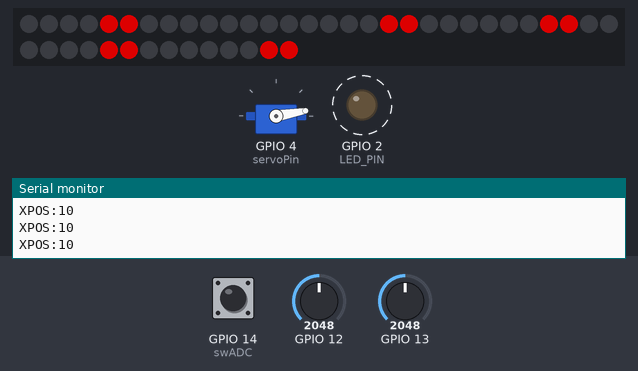
Bench run of a sketch on a simulated ESP32. Shown: 44 RGB LEDs in strip order, left to right, continuing on the next row, servo, output pins drawn as LEDs (lit = HIGH), the last lines printed to the serial monitor. Dashed ring = blinking. Inputs (shaded band) come from the test bench; at power-on: GPIO 12 = 2048, GPIO 14 (swADC) LOW, GPIO 13 = 2048. Dim RGB values are drawn brighter than linear.

Above: at 1.2 s.
1.3 s: GPIO 12 set to 3431
2.9 s: GPIO 12 set to 3526
At 3.07 s:
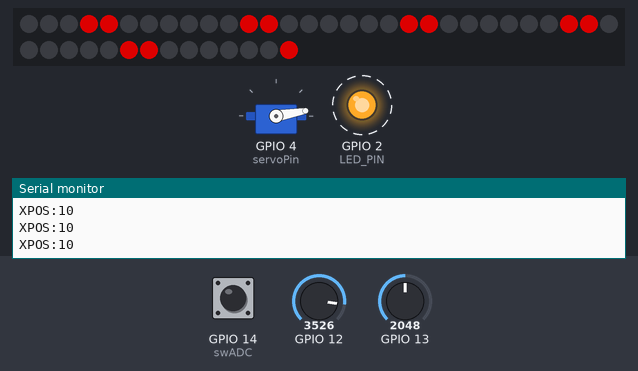
At 3.81 s:
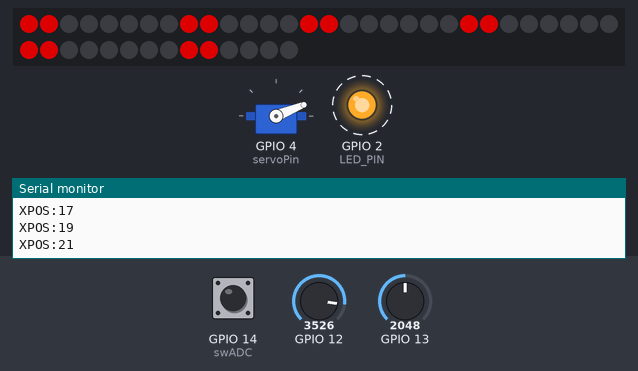
5.6 s: GPIO 12 set to 2866
At 6.6 s:
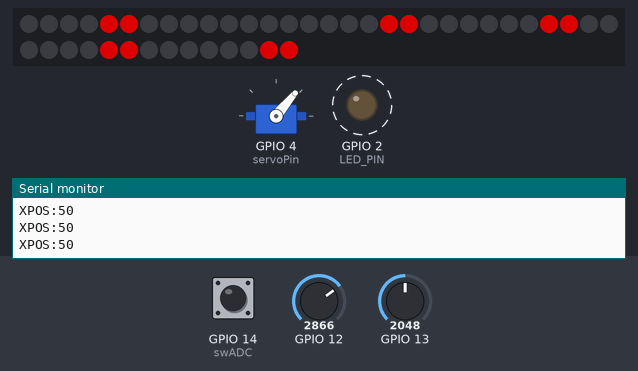
7.3 s: GPIO 14 (swADC) pulled HIGH for 0.15 s
8.0 s: GPIO 12 set to 3540
At 9.17 s:
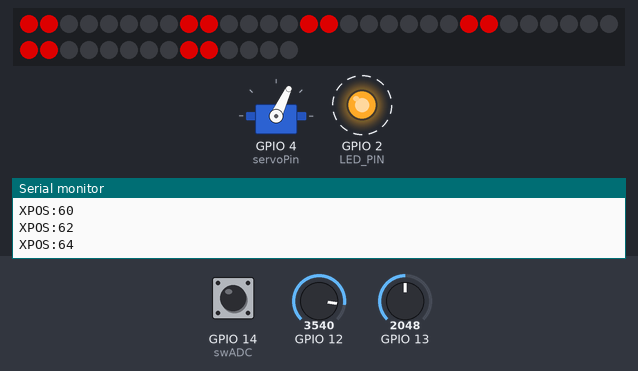
10.5 s: GPIO 14 (swADC) pulled HIGH for 1 s
Timing chart, 0 to 15.6 s (numbered marks = the images above; inputs shaded):
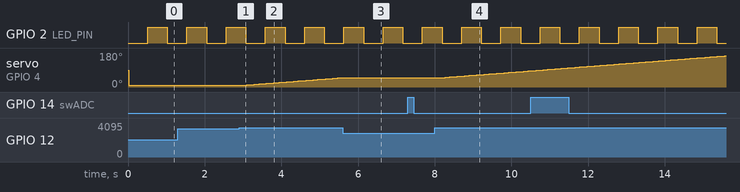

Measured:
- after the input at 2.9 s, servo on GPIO 4 (servoPin): moves from 10° to 50° over 2.5 s, starting after 0.20 s
- after the input at 5.6 s, servo on GPIO 4 (servoPin): stays 50° (without the input it goes to 51° after 0.07 s)
- after the input at 8.0 s, servo on GPIO 4 (servoPin): moves from 50° to 85° over 2.2 s, starting after 0.27 s
- by itself, GPIO 2 (LED_PIN): alternates HIGH for 0.51 s and LOW for 0.51 s

The sketch:

techPriest.ino
```cpp
#include <ESP32Servo.h>
#include <NeoPixelBus.h>

// Digital IO pin connected to the button. This will be driven with a
// pull-up resistor so the switch pulls the pin to ground momentarily.
// On a high -> low transition the button press logic will execute.

#define PIXEL_COUNT 44  // Number of NeoPixels
#define SHORT_PRESS_DURATION 250
#define LONG_PRESS_DURATION 1000
#define DEBOUNCE_TIMING 20

// Declare variables to store the button state and press time
int buttonState = LOW;
unsigned long pressTime = 0;
unsigned long lastLoopTime = 0;

// Define the LED pin
#define LED_PIN 2

// Define the filter order
#define FILTER_ORDER 16
#define xADC 12
#define yADC 13
#define swADC 14
#define PIXEL_PIN    15  // Digital IO pin connected to the NeoPixels.

int servoPin = 4;


Servo myservo;  // create servo object to control a servo
// 16 servo objects can be created on the ESP32

// Declare our NeoPixel strip object:
// Demonstrating the use of the first four channels, but the method used allows for eight
//NeoPixelBus<NeoBgrFeature, NeoEsp32I2s1X8Ws2811Method> strip1(10, 15); // note: older WS2811 and longer strip
NeoPixelBus<NeoGrbFeature, NeoEsp32I2s1X8Ws2812xMethod> strip1(PIXEL_COUNT, PIXEL_PIN); // note: modern WS2812 with letter like WS2812b

boolean oldState = HIGH;
uint8_t     mode     = 0;    // Currently-active animation mode, 0-9


// Create an array to store the sensor readings
u_int16_t xReadings[FILTER_ORDER];
u_int16_t yReadings[FILTER_ORDER];
u_int8_t filterIndex[2]; //Increase for number of ADCs

u_int32_t secCount = 0;
u_int32_t prevMilis[8]; //prev mil for each status
u_int32_t printMilis = 0;
u_int32_t lightMilis = 0;
u_int32_t lightCasePrint = 0;
u_int32_t servoMilis = 0;
u_int32_t posTimePrev = 0;
// Initialize the filter output
u_int16_t xfilteredOutput = 0;
u_int16_t yfilteredOutput = 0;
u_int16_t swfilteredOutput = 0;
u_int16_t xSum = 0;
u_int16_t ySum = 0;
u_int16_t prevLEDCount = 0;
u_int16_t milSecCount = 0;

u_int8_t ledState = 0;
u_int8_t status = 0;
u_int8_t ledBounce = 0;
u_int8_t servoBounce = 0;
u_int8_t offset = 0;
u_int8_t pos = 10;

bool ledSwitch = false;
bool servoSwitch = false;


// Create a timer object
TimerHandle_t timer;
#define LED 21

hw_timer_t *Timer0_Cfg = NULL;

void avg_flt (u_int8_t channel, u_int8_t *index, u_int16_t *sensorReadings, u_int16_t *filteredOutput, u_int16_t *sum )
{
  u_int16_t newReading = 0;
  // Get a new sensor reading

  newReading = analogRead(channel);

  // Add the new reading to the array
  *sum = *sum - sensorReadings[*index]; //remove oldest value from total
  sensorReadings[*index] = newReading;
  *sum += newReading;
  //Increment index and reset if buffer size is met
  (*index)++;
  if ((*index) > (FILTER_ORDER - 1))
    {
      *index = 0;
    }
  *filteredOutput = (*sum) >> 4; //divide by 16

}

void updateJoystick()
{
    avg_flt (xADC, &(filterIndex[0]), xReadings, &xfilteredOutput, &xSum);
    avg_flt (yADC, &(filterIndex[1]), yReadings, &yfilteredOutput, &ySum);
    //avg_flt (swADC, &(filterIndex[2]), swReadings, &swfilteredOutput, &swSum);
}

void blinker()
{
    u_int32_t newMilis = millis();
    if (newMilis - prevMilis[1] > 500)
    {
      prevMilis[1] = newMilis;
      ledState = !ledState;
      digitalWrite(LED_PIN, ledState);
    }
}

void printSensorInfo()
{
  /*
  Serial.print("X:");
  Serial.println(xfilteredOutput);
  Serial.print("Y:");
  Serial.println(yfilteredOutput);
*/
  Serial.print("XPOS:");
  Serial.println(pos);
}
void servoSweep()
{

    if (pos < 110 && servoBounce == false)
      {
        pos++;
        if (pos == 110)
          servoBounce = true;
      }
    else if (pos > 0 && servoBounce == true)
    {
        pos--;
        if (pos == 20)
          servoBounce = false;
      }
}
void servoMove()
{   u_int32_t servoNowTime = millis();
  if ((servoNowTime - servoMilis) >= 15)
  {
    servoMilis = servoNowTime;
    //servoSweep();

		myservo.write(pos);    // tell servo to go to position in variable 'pos'

  }
}

void lighting()
{

  // Check if state changed from high to low (button press).
  if(ledSwitch) {
      if(++mode > 5) mode = 0;
      clearLED();
      ledSwitch = false;
      prevLEDCount = 0;
      }
      mode = 4;              // Advance to next mode, wrap around after #8
  switch(mode) {           // Start the new animation...
    case 0:
      colorWipe( 0,   0,   0, 50, true);    // Black/off
      break;
    case 1:
      colorWipe(100,   0,   0, 50, true);    // Red
      break;
    case 2:
      colorWipe(0, 100,   0, 50, true);    // Green
      break;
    case 3:
      colorWipe( 0,   0, 100, 50, true);    // Blue
      break;
    case 4:
      spinningWheelsLED(150, 0, 0, 50); //
      break;
    case 5:
      spinningWheelsLED(0, 100, 0, 50); //
      break;
      }
}

void clearLED()
{
  for (int i = 0; i < strip1.PixelCount(); i++)
      {
        strip1.SetPixelColor(i, RgbColor (0, 0, 0));
      }
      strip1.Show();

}

// Fill strip pixels one after another with a color. Strip is NOT cleared
// first; anything there will be covered pixel by pixel. Pass in color
// (as a single 'packed' 32-bit value, which you can get by calling
// strip.Color(red, green, blue) as shown in the loop() function above),
// and a delay time (in milliseconds) between pixels.
void colorWipe(u_int8_t red, u_int8_t green, u_int8_t blue, uint32_t wait, bool bounce) {
  uint32_t newCall =  millis();
  if ((newCall - lightMilis) > wait)
  {

      if (bounce == false){
        if (strip1.PixelCount() > prevLEDCount)
        {
          strip1.SetPixelColor(prevLEDCount, RgbColor (red, green, blue));         //  Set pixel's color (in RAM)
          strip1.Show();                       //  Update strip to match
          prevLEDCount++;
          }
      }
      else if (bounce == true){
        if ((strip1.PixelCount() >= prevLEDCount) && (ledBounce == false)){
          strip1.SetPixelColor(prevLEDCount, RgbColor (red, green, blue));         //  Set pixel's color (in RAM)
          strip1.Show();                       //  Update strip to match
          prevLEDCount++;
        }
        else if ((prevLEDCount > 0) && (ledBounce == true)){
          strip1.SetPixelColor(prevLEDCount, RgbColor (0, 0, 0));         //  Set pixel's color (in RAM)
          strip1.Show();                       //  Update strip to match
          prevLEDCount--;
        }
        else{
          if (ledBounce == 1)
            strip1.SetPixelColor(prevLEDCount, RgbColor (0, 0, 0));
            strip1.Show();
          ledBounce = !ledBounce;
        }
      }

      lightMilis = newCall;
  }
}


void spinningWheelsLED(u_int8_t red, u_int8_t green, u_int8_t blue, uint32_t wait)
{
  uint32_t newCall =  millis();
  if ((newCall - lightMilis) > wait)
  {
    for (int z = 0; z < 44; z++) {
      uint32_t c = 0;
      if (((offset + z) & 7) < 2) {// 4 pixels on...
        strip1.SetPixelColor(   z, RgbColor (red, green, blue)); // First eye
        strip1.SetPixelColor(23 - z, RgbColor (red, green, blue)); // Second eye (flipped)
      }
      else{
        strip1.SetPixelColor(   z, RgbColor (0, 0, 0));
        strip1.SetPixelColor(23 - z, RgbColor (0, 0, 0));
      }
    }
    strip1.Show();
    offset++;
    if (offset > 44)
    {
      offset = 0;
    }
    lightMilis = newCall;
  }
}

void buttonReader()
{
    // Get the current time
  unsigned long currentTime = millis();

  // Calculate the elapsed time since the last loop iteration
  unsigned long elapsedTime = currentTime - lastLoopTime;


  int currentState = digitalRead(swADC);

  // Debounce the button
  if (currentState != buttonState && elapsedTime >= DEBOUNCE_TIMING) {
    buttonState = currentState;
      // Update the last loop time
  lastLoopTime = currentTime;
  }


  // Detect a short press
  if (buttonState == LOW && pressTime == 0) {
    pressTime = millis();
  }

  // Detect a long press
  if ((buttonState == LOW) && ((millis() - pressTime) >= LONG_PRESS_DURATION)) {

    // Reset the press time
    pressTime = 0;
    ledSwitch = false;
    servoSwitch = true;
  }

  // Detect a short press release
  if ((buttonState == HIGH && pressTime > 0) && ((millis() - pressTime) < SHORT_PRESS_DURATION)) {

    // Reset the press time
    pressTime = 0;
    ledSwitch = true;
    servoSwitch = false;
  }
}

void armPos(u_int16_t * filteredADC, u_int32_t wait)
{
  u_int32_t posTimeNow = millis();
  if ((*filteredADC > 3500 || *filteredADC < 500 ) && (posTimeNow - posTimePrev >= wait))
  {
    posTimePrev = posTimeNow;
    if (*filteredADC > 3500)
    {
      pos++;
      if (pos > 180)
        pos = 180;
    }
    else {
        pos--;
        if (pos <= 10)
          pos = 10;
    }

  }
}
// Define a callback function that will be called when the timer expires
void IRAM_ATTR Timer0_ISR()
{
  milSecCount+= 2;
  status++;
  if (status >= 8)
  {
    status = 0;
  }
  if (milSecCount >= 1000)
  {
    secCount++;
    milSecCount = 0;
  }

   switch (status) //2ms per status
  {
    case 0:
      updateJoystick();
      break;
    case 1:
      blinker();
      break;
    case 2:
      buttonReader();
      break;
    case 3:
      armPos(&xfilteredOutput, 50);
       break;
    case 4:
      break;
    case 5:
      break;
    case 6:
      break;
    case 7:
      break;
    default:
      break;
  }

}

void setup() {
  Serial.begin(115200);
     // Set up the LED pin as an output
  pinMode(LED_PIN, OUTPUT);

  Timer0_Cfg = timerBegin(1000000);
  timerAttachInterrupt(Timer0_Cfg, &Timer0_ISR);
  timerAlarm(Timer0_Cfg, 2000, true, 0); //2ms

  strip1.Begin();
  strip1.Show();  // Initialize all pixels to 'off'

  // Allow allocation of all timers
	//ESP32PWM::allocateTimer(0);
	myservo.setPeriodHertz(50);    // standard 50 hz servo
	myservo.attach(servoPin, 500, 3500); // attaches the servo on pin 18 to the servo object


  // Initialize the sensor readings array
  for (int i = 0; i < FILTER_ORDER; i++) {
    xReadings[i] = 0;
    yReadings[i] = 0;

  }
  for (int j = 0; j < 8; j++){
    prevMilis[j] = 0;
  }
  for (int k = 0; k < 2; k++){
    filterIndex[k] = 0;
  }
}


void loop() {


  u_int32_t newMilisPrint = millis();
  if (newMilisPrint - printMilis > 100)
  {
    printMilis = newMilisPrint;
    printSensorInfo();
  }
  lighting();
  servoMove();

}
```
